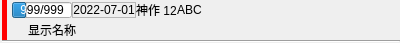
<?xml version="1.0" encoding="UTF-8"?>
<ui version="4.0">
 <class>AnimeSeasonWidgetItem</class>
 <widget class="QWidget" name="AnimeSeasonWidgetItem">
  <property name="geometry">
   <rect>
    <x>0</x>
    <y>0</y>
    <width>400</width>
    <height>43</height>
   </rect>
  </property>
  <property name="windowTitle">
   <string notr="true">Form</string>
  </property>
  <layout class="QVBoxLayout" name="verticalLayout_2">
   <property name="spacing">
    <number>0</number>
   </property>
   <property name="leftMargin">
    <number>2</number>
   </property>
   <property name="topMargin">
    <number>0</number>
   </property>
   <property name="rightMargin">
    <number>0</number>
   </property>
   <property name="bottomMargin">
    <number>0</number>
   </property>
   <item>
    <widget class="QWidget" name="widget" native="true">
     <property name="styleSheet">
      <string notr="true">#widget
{
  border-left: 5px solid #ff0000;
}</string>
     </property>
     <layout class="QVBoxLayout" name="verticalLayout">
      <property name="spacing">
       <number>0</number>
      </property>
      <property name="leftMargin">
       <number>0</number>
      </property>
      <property name="topMargin">
       <number>0</number>
      </property>
      <property name="rightMargin">
       <number>0</number>
      </property>
      <property name="bottomMargin">
       <number>0</number>
      </property>
      <item>
       <layout class="QHBoxLayout" name="hLayout_Top">
        <property name="leftMargin">
         <number>10</number>
        </property>
        <item>
         <widget class="QProgressBar" name="progressBar_Radio">
          <property name="maximumSize">
           <size>
            <width>60</width>
            <height>16</height>
           </size>
          </property>
          <property name="value">
           <number>24</number>
          </property>
          <property name="alignment">
           <set>Qt::AlignCenter</set>
          </property>
          <property name="textVisible">
           <bool>true</bool>
          </property>
          <property name="invertedAppearance">
           <bool>false</bool>
          </property>
          <property name="textDirection">
           <enum>QProgressBar::TopToBottom</enum>
          </property>
          <property name="format">
           <string notr="true">999/999</string>
          </property>
         </widget>
        </item>
        <item>
         <widget class="QLabel" name="label_ReleaseDate">
          <property name="maximumSize">
           <size>
            <width>16777215</width>
            <height>16</height>
           </size>
          </property>
          <property name="font">
           <font>
            <bold>false</bold>
           </font>
          </property>
          <property name="frameShape">
           <enum>QFrame::StyledPanel</enum>
          </property>
          <property name="frameShadow">
           <enum>QFrame::Sunken</enum>
          </property>
          <property name="text">
           <string notr="true">2022-07-01</string>
          </property>
          <property name="alignment">
           <set>Qt::AlignCenter</set>
          </property>
         </widget>
        </item>
        <item>
         <widget class="QLabel" name="label_Point">
          <property name="sizePolicy">
           <sizepolicy hsizetype="Minimum" vsizetype="Preferred">
            <horstretch>0</horstretch>
            <verstretch>0</verstretch>
           </sizepolicy>
          </property>
          <property name="maximumSize">
           <size>
            <width>16777215</width>
            <height>16</height>
           </size>
          </property>
          <property name="text">
           <string notr="true">神作 12</string>
          </property>
         </widget>
        </item>
        <item>
         <widget class="QLabel" name="label_A">
          <property name="maximumSize">
           <size>
            <width>16777215</width>
            <height>16</height>
           </size>
          </property>
          <property name="text">
           <string notr="true">A</string>
          </property>
         </widget>
        </item>
        <item>
         <widget class="QLabel" name="label_B">
          <property name="maximumSize">
           <size>
            <width>16777215</width>
            <height>16</height>
           </size>
          </property>
          <property name="text">
           <string notr="true">B</string>
          </property>
         </widget>
        </item>
        <item>
         <widget class="QLabel" name="label_C">
          <property name="maximumSize">
           <size>
            <width>16777215</width>
            <height>16</height>
           </size>
          </property>
          <property name="text">
           <string notr="true">C</string>
          </property>
         </widget>
        </item>
        <item>
         <spacer name="hSpacer_Top">
          <property name="orientation">
           <enum>Qt::Horizontal</enum>
          </property>
          <property name="sizeHint" stdset="0">
           <size>
            <width>40</width>
            <height>20</height>
           </size>
          </property>
         </spacer>
        </item>
       </layout>
      </item>
      <item>
       <layout class="QHBoxLayout" name="hLayout_Bottom" stretch="0,1">
        <property name="leftMargin">
         <number>10</number>
        </property>
        <item>
         <widget class="QPushButton" name="pushButton_Collect">
          <property name="enabled">
           <bool>false</bool>
          </property>
          <property name="maximumSize">
           <size>
            <width>16</width>
            <height>20</height>
           </size>
          </property>
          <property name="focusPolicy">
           <enum>Qt::NoFocus</enum>
          </property>
          <property name="styleSheet">
           <string notr="true">#pushButton_Collect
{
  border: 0px;
}</string>
          </property>
          <property name="text">
           <string/>
          </property>
          <property name="icon">
           <iconset resource="../Resource.qrc">
            <normaloff>:/File/img/collec_it.png</normaloff>
            <normalon>:/File/img/collec_ok.png</normalon>
            <disabledoff>:/File/img/collec_it.png</disabledoff>
            <disabledon>:/File/img/collec_ok.png</disabledon>:/File/img/collec_it.png</iconset>
          </property>
          <property name="checkable">
           <bool>true</bool>
          </property>
          <property name="flat">
           <bool>true</bool>
          </property>
         </widget>
        </item>
        <item>
         <widget class="QLabel" name="label_Name">
          <property name="font">
           <font>
            <family>微软雅黑</family>
            <pointsize>9</pointsize>
           </font>
          </property>
          <property name="text">
           <string notr="true">显示名称</string>
          </property>
          <property name="alignment">
           <set>Qt::AlignLeading|Qt::AlignLeft|Qt::AlignVCenter</set>
          </property>
         </widget>
        </item>
       </layout>
      </item>
     </layout>
    </widget>
   </item>
   <item>
    <widget class="Line" name="line">
     <property name="orientation">
      <enum>Qt::Horizontal</enum>
     </property>
    </widget>
   </item>
  </layout>
 </widget>
 <resources>
  <include location="../Resource.qrc"/>
 </resources>
 <connections/>
</ui>
